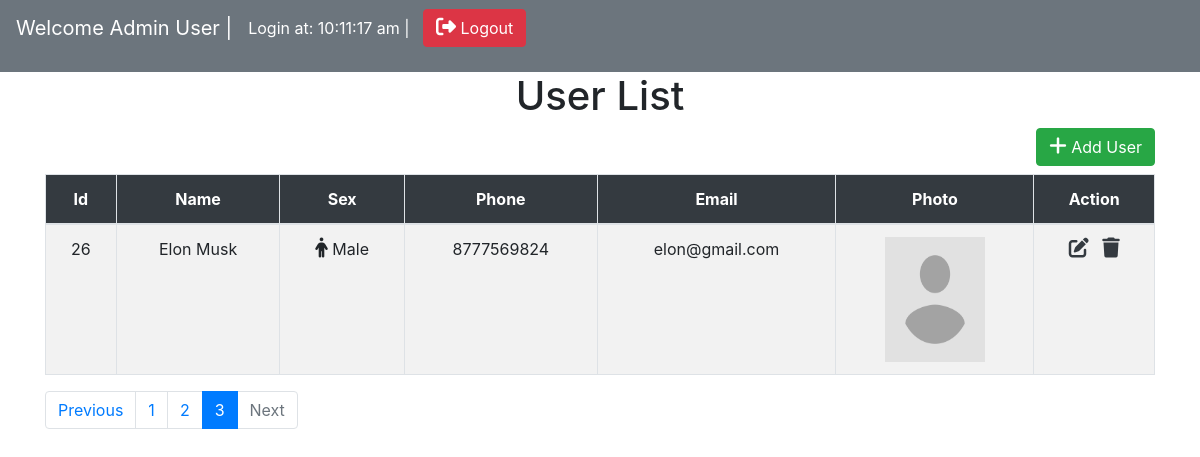
The app's page /index.php?page=3 (signed in) with its own data.
### tables this page shows
CREATE TABLE `users` (
  `id` int(11) NOT NULL,
  `name` varchar(255) NOT NULL,
  `sex` varchar(11) NOT NULL,
  `phone` bigint(12) NOT NULL,
  `email` varchar(255) NOT NULL,
  `image` varchar(255) NOT NULL DEFAULT 'avatar.png'
);

### index.php (the view, shortened to what this page needs)
<?php
    include "config.php";
    $page = isset($_GET['page']) ? $_GET['page'] : 1;
    $limit = 3;
    $offset = ($page-1)*$limit;
    $sql = "SELECT * FROM users LIMIT $limit OFFSET $offset";
    $query = mysqli_query($link,$sql);
?>
<!DOCTYPE html>
<html lang="en">
<head>
    <link rel="stylesheet" href="https://maxcdn.bootstrapcdn.com/bootstrap/4.5.2/css/bootstrap.min.css">
</head>
<body>
    <nav class="navbar navbar-expand-sm bg-secondary navbar-dark">
        <p class="navbar-brand">
            <?php echo isset($_SESSION['id']) ? 'Welcome '.$_SESSION['name'] : '' ?> |
        </p>
        <p class="nav-item text-white">
            <?php echo isset($_SESSION['login_at']) ? 'Login at: '.$_SESSION['login_at'] : '' ?> | &nbsp;&nbsp;
        </p>
        <p class="float-right">
            <a href="logout.php" class="btn btn-danger"><i class='fas fa-sign-out-alt'></i> Logout</a>
        </p>
    </nav>
    <div class="container">
        <h1 class="text-center">User List</h1>
        <div class="text-right"><a href="create.php" class="btn btn-success mb-2"><i class='fas fa-plus'></i> Add User</a></div>
        <table class="table table-bordered table-striped table-hover">
            <thead class="bg-dark text-center text-white">
                <tr>
                    <th>Id</th>
                    <th>Name</th>
                    <th>Sex</th>
                    <th>Phone</th>
                    <th>Email</th>
                    <th>Photo</th>
                    <th>Action</th>
                </tr>
            </thead>
            <tbody class="text-center">
                <?php if(mysqli_num_rows($query) == 0){ ?>
                    <tr><td colspan="7" class="text-center">No record found</td></tr>
                <?php }else{
                    $psql = "SELECT * FROM users";
                    $pquery = mysqli_query($link,$psql);
                    $total_record = mysqli_num_rows($pquery);
                    $total_page = ceil($total_record/$limit);
                    ?>
                    <?php while($row = mysqli_fetch_assoc($query)){ ?>
                    <tr>
                        <td><?php echo $row['id'] ?></td>
                        <td><?php echo $row['name'] ?></td>
                        <td>
                            <?php if($row['sex'] == 'male'){ ?>
                                <i class='fas fa-male'></i> Male
                            <?php } ?>
                        </td>
                        <td><?php echo $row['phone'] ?></td>
                        <td><?php echo $row['email'] ?></td>
                        <td><img src="uploads/<?php echo $row['image'] ?>" width="100" height="125"></td>
                        <td>
                            <a href="update.php?id=<?php echo $row['id'] ?>" class="text-dark"><i class='fas fa-edit'></i></a>&nbsp;&nbsp;
                            <a href="delete.php?id=<?php echo $row['id'] ?>" class="text-dark"><i class='fas fa-trash'></i></a>
                        </td>
                    </tr>
                <?php }} ?>
            </tbody>
        </table>
        <ul class="pagination">
            <li class="page-item <?php echo ($page > 1) ? '' : 'disabled' ?>"><a class="page-link" href="index.php?page=<?php echo $page-1 ?>">Previous</a></li>
        <?php for($i=1;$i<=$total_page;$i++){ ?>
            <li class="page-item <?php echo ($page == $i) ? 'active' : '' ?>"><a class="page-link" href="index.php?page=<?php echo $i ?>"><?php echo $i ?></a></li>
        <?php } ?>
            <li class="page-item <?php echo ($total_page > $page) ? '' : 'disabled' ?>"><a class="page-link" href="index.php?page=<?php echo $page+1 ?>">Next</a></li>
        </ul>
    </div>
</body>
</html>

### index.php (style rules this page uses)
.fas { font-size: 20px; }

### records on screen
users: id "26", name "Elon Musk", sex "male" (drawn), phone "8777569824", email "elon@gmail.com", image (placeholder picture)

### other values on screen
$_SESSION['name'] "Admin User"
$_SESSION['login_at'] "10:11:17 am"
